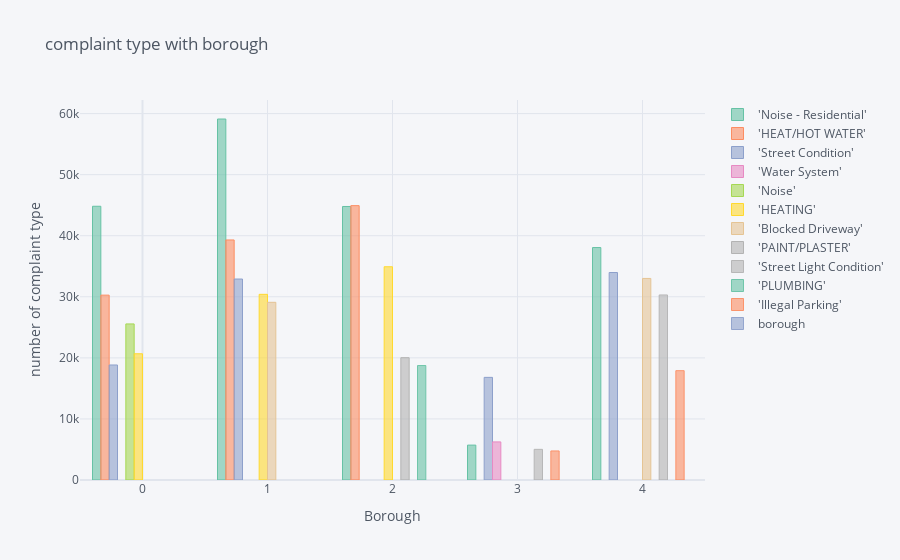

Source (notebook cell):
### Code cell
print("2014 summary")
data_2014 = pd.read_csv('2014_result.csv')
data_2014 = data_2014[['borough', '1', '2', '3', '4', '5']]
new_df = final_df(data_2014)
new_df.iplot(kind='bar', xTitle='Borough',    yTitle='number of complaint type',    title='complaint type with borough', colorscale='set2')

### Figure 1 — Plotly figure (JSON) as saved in the notebook; plotly's stock layout.template omitted (floating-point values rounded to 4 significant figures)
{"data": [{"marker": {"color": "rgba(102, 194, 165, 0.6)", "line": {"color": "rgba(102, 194, 165, 1.0)", "width": 1}}, "name": "'Noise - Residential'", "orientation": "v", "text": "", "type": "bar", "x": [0, 1, 2, 3, 4], "y": [" 44826", " 59113", " 44789", " 5715", " 38061"]}, {"marker": {"color": "rgba(252, 141, 98, 0.6)", "line": {"color": "rgba(252, 141, 98, 1.0)", "width": 1}}, "name": "'HEAT/HOT WATER'", "orientation": "v", "text": "", "type": "bar", "x": [0, 1, 2, 3, 4], "y": [" 30270", " 39306", " 44925", "", ""]}, {"marker": {"color": "rgba(141, 160, 203, 0.6)", "line": {"color": "rgba(141, 160, 203, 1.0)", "width": 1}}, "name": "'Street Condition'", "orientation": "v", "text": "", "type": "bar", "x": [0, 1, 2, 3, 4], "y": [" 18832", " 32909", "", " 16806", " 33975"]}, {"marker": {"color": "rgba(231, 138, 195, 0.6)", "line": {"color": "rgba(231, 138, 195, 1.0)", "width": 1}}, "name": "'Water System'", "orientation": "v", "text": "", "type": "bar", "x": [0, 1, 2, 3, 4], "y": ["", "", "", " 6236", ""]}, {"marker": {"color": "rgba(166, 216, 84, 0.6)", "line": {"color": "rgba(166, 216, 84, 1.0)", "width": 1}}, "name": "'Noise'", "orientation": "v", "text": "", "type": "bar", "x": [0, 1, 2, 3, 4], "y": [" 25556", "", "", "", ""]}, {"marker": {"color": "rgba(255, 217, 47, 0.6)", "line": {"color": "rgba(255, 217, 47, 1.0)", "width": 1}}, "name": "'HEATING'", "orientation": "v", "text": "", "type": "bar", "x": [0, 1, 2, 3, 4], "y": [" 20668", " 30403", " 34919", "", ""]}, {"marker": {"color": "rgba(229, 196, 148, 0.6)", "line": {"color": "rgba(229, 196, 148, 1.0)", "width": 1}}, "name": "'Blocked Driveway'", "orientation": "v", "text": "", "type": "bar", "x": [0, 1, 2, 3, 4], "y": ["", " 29097", "", "", " 33007"]}, {"marker": {"color": "rgba(179, 179, 179, 0.6)", "line": {"color": "rgba(179, 179, 179, 1.0)", "width": 1}}, "name": "'PAINT/PLASTER'", "orientation": "v", "text": "", "type": "bar", "x": [0, 1, 2, 3, 4], "y": ["", "", " 20030", "", ""]}, {"marker": {"color": "rgba(179, 179, 179, 0.6)", "line": {"color": "rgba(179, 179, 179, 0.8999999999999999)", "width": 1}}, "name": "'Street Light Condition'", "orientation": "v", "text": "", "type": "bar", "x": [0, 1, 2, 3, 4], "y": ["", "", "", " 5022", " 30302"]}, {"marker": {"color": "rgba(102, 194, 165, 0.6)", "line": {"color": "rgba(102, 194, 165, 0.8999999999999999)", "width": 1}}, "name": "'PLUMBING'", "orientation": "v", "text": "", "type": "bar", "x": [0, 1, 2, 3, 4], "y": ["", "", " 18742", "", ""]}, {"marker": {"color": "rgba(252, 141, 98, 0.6)", "line": {"color": "rgba(252, 141, 98, 0.8999999999999999)", "width": 1}}, "name": "'Illegal Parking'", "orientation": "v", "text": "", "type": "bar", "x": [0, 1, 2, 3, 4], "y": ["", "", "", " 4759", " 17904"]}, {"marker": {"color": "rgba(141, 160, 203, 0.6)", "line": {"color": "rgba(141, 160, 203, 0.8999999999999999)", "width": 1}}, "name": "borough", "orientation": "v", "text": "", "type": "bar", "x": [0, 1, 2, 3, 4], "y": ["MANHATTAN", "BROOKLYN", "BRONX", "STATEN ISLAND", "QUEENS"]}], "layout": {"legend": {"bgcolor": "#F5F6F9", "font": {"color": "#4D5663"}}, "paper_bgcolor": "#F5F6F9", "plot_bgcolor": "#F5F6F9", "title": {"font": {"color": "#4D5663"}, "text": "complaint type with borough"}, "xaxis": {"gridcolor": "#E1E5ED", "showgrid": true, "tickfont": {"color": "#4D5663"}, "title": {"font": {"color": "#4D5663"}, "text": "Borough"}, "zerolinecolor": "#E1E5ED"}, "yaxis": {"gridcolor": "#E1E5ED", "showgrid": true, "tickfont": {"color": "#4D5663"}, "title": {"font": {"color": "#4D5663"}, "text": "number of complaint type"}, "zerolinecolor": "#E1E5ED"}}}
